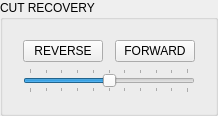
             <widget class="MkGroupBox" name="groupbox_26">
              <property name="title">
               <string>CUT RECOVERY</string>
              </property>
              <layout class="QVBoxLayout" name="verticalLayout_11">
               <item>
                <widget class="VCPWidget" name="widget_recovery">
                 <property name="enabled">
                  <bool>true</bool>
                 </property>
                 <property name="rules" stdset="0">
                  <string>[]</string>
                 </property>
                 <layout class="QGridLayout" name="gridLayout_34">
                  <item row="0" column="0">
                   <widget class="QPushButton" name="btn_cut_recover_rev">
                    <property name="enabled">
                     <bool>true</bool>
                    </property>
                    <property name="text">
                     <string>REVERSE</string>
                    </property>
                   </widget>
                  </item>
                  <item row="0" column="2">
                   <widget class="QPushButton" name="btn_cut_recover_fwd">
                    <property name="enabled">
                     <bool>true</bool>
                    </property>
                    <property name="text">
                     <string>FORWARD</string>
                    </property>
                   </widget>
                  </item>
                  <item row="1" column="0" colspan="3">
                   <widget class="QSlider" name="cut_recovery_speed">
                    <property name="enabled">
                     <bool>true</bool>
                    </property>
                    <property name="maximum">
                     <number>100</number>
                    </property>
                    <property name="value">
                     <number>50</number>
                    </property>
                    <property name="orientation">
                     <enum>Qt::Horizontal</enum>
                    </property>
                    <property name="invertedAppearance">
                     <bool>false</bool>
                    </property>
                    <property name="invertedControls">
                     <bool>false</bool>
                    </property>
                    <property name="tickPosition">
                     <enum>QSlider::TicksBothSides</enum>
                    </property>
                    <property name="tickInterval">
                     <number>10</number>
                    </property>
                   </widget>
                  </item>
                 </layout>
                </widget>
               </item>
              </layout>
             </widget>
